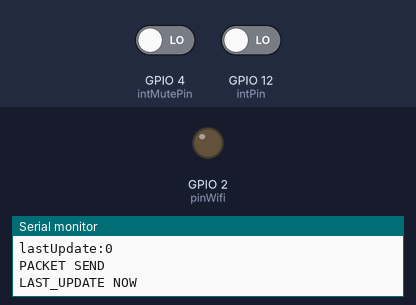
Simulated run of this sketch. Board: ESP8266 (NodeMCU). Shown: output pins drawn as LEDs (lit = HIGH), the last lines printed to the serial monitor. The inputs (shaded band) are chosen by the test bench; at power-on: GPIO 12 (intPin) LOW, GPIO 4 (intMutePin) LOW. WiFi joins after 1.5 s; servers stay silent unless stated.

Above: at 2.7 s.
2.8 s: GPIO 12 (intPin) driven HIGH
At 3.6 s:
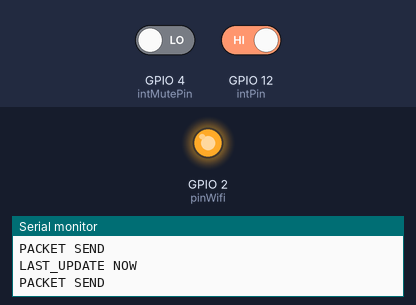
4.5 s: GPIO 4 (intMutePin) driven HIGH
At 4.8 s:
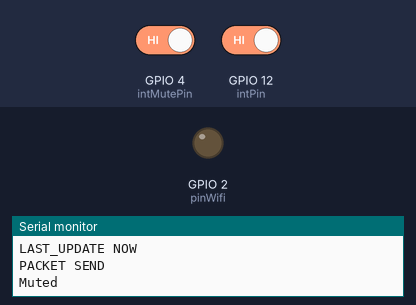
Timing chart, 0 to 7.5 s (numbered marks = the images above; inputs shaded):
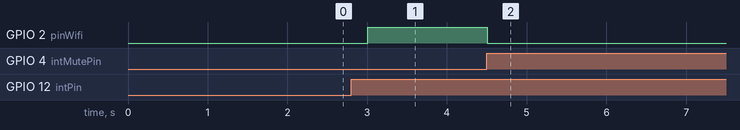

Measured:
- after the input at 2.8 s, GPIO 2 (pinWifi): LOW → HIGH after 0.21 s
- after the input at 4.5 s, GPIO 2 (pinWifi): HIGH → LOW at once

The sketch:

wifi.ino
```cpp
#include <ESP8266WiFi.h>
#include <WiFiUdp.h>

#ifndef STASSID
#define STASSID "SSID"
#define STAPSK "password"
#endif


IPAddress local_IP(192, 168, 0, 177);
IPAddress gateway(192, 168, 0, 1);
IPAddress subnet(255, 255, 255, 0);
IPAddress remote_IP(192, 168, 0, 178);

const unsigned int remote_port = 58870;
unsigned int localPort = 8888;

char packetBuffer[UDP_TX_PACKET_MAX_SIZE + 1];
char ReplyBuffer[50] = "CALLING\r\n\0";
WiFiUDP Udp;
const int intPin = 12;
const int intMutePin = 4;
const int pinWifi = 2;
unsigned long counter = 0;
volatile unsigned long lastInterrupt = 0;
volatile bool send_now = false;
volatile unsigned long lastCall = 0;
unsigned long lastUpdate = 0;
const unsigned int TIME_UPDATE_STATUS = 1000*5*60;
const unsigned int TIME_BW_CALLING= 1000*45 ;
const unsigned int TIME_SIGNALING_WIFI= 1000*2;
const unsigned int TIME_BT_PACKET = 1000*2;
const unsigned int BURST_TOTAL = 3;
volatile unsigned long now = 0;
volatile bool mute = false;
volatile unsigned long mute_time = 0;
const unsigned int TIME_MUTING = 3*1000;

unsigned int BURST_COUNT = 0;
bool wifi_restart = false;
String reply_str ="ack";

void setup() {
  Serial.begin(115200);

  Serial.println("ESP8266");

  pinMode(intPin, INPUT);//INPUT_PULLUP);
  pinMode(pinWifi, OUTPUT);
  digitalWrite(pinWifi, LOW);

  if (!WiFi.config(local_IP, gateway, subnet)) {
    Serial.println("STA Failed to configure");
  }
  WiFi.mode(WIFI_STA);
  WiFi.begin(STASSID, STAPSK);
  while (WiFi.status() != WL_CONNECTED) {
    Serial.print('.');
    delay(500);
  }
  Serial.print("Connected! IP address: ");
  Serial.println(WiFi.localIP());
  Serial.printf("UDP server on port %d\n", localPort);
  Udp.begin(localPort);
  attachInterrupt(digitalPinToInterrupt(intPin), callIntercepted, CHANGE);
  attachInterrupt(digitalPinToInterrupt(intMutePin), MuteIntercepted, CHANGE);

}

void loop() {
  now = millis();

  //overflow millis thing, *now* never is greater except when there is concurrency (almost impossible here)
  if(now < lastCall || now < lastUpdate || now < lastInterrupt){
    lastCall = now;
    lastUpdate = now;
    lastInterrupt = now;
    Serial.println("Resetting for avoid overflow millis()");
    reply_str = String("UPDATE, ")+String(now)+String(", warning: Resetting for avoid overflow millis()\r\n");
    send_message_update(reply_str);
  }

  if (mute){
    if(send_now){
      digitalWrite(pinWifi, LOW);
      send_now = false;
    }

    Serial.println("Muted");
    if ( (mute_time+TIME_MUTING) < now){
      mute = false;
    }
  }
  else if (send_now){
    digitalWrite(pinWifi, HIGH);
    if (lastCall+(BURST_COUNT*TIME_BT_PACKET) < now || lastInterrupt == lastCall){
      reply_str = String("CALLING, ")+String(lastCall)+String("\r\n");
      send_message_update(reply_str);
      lastCall = now;
      if (BURST_TOTAL <= BURST_COUNT){
        BURST_COUNT = 0;
        send_now = false;
        digitalWrite(pinWifi, LOW);
      } else {
        BURST_COUNT = BURST_COUNT + 1;
      }
    }
  } else {
      if (WiFi.status() != WL_CONNECTED) {
      Serial.println("Reconnecting wifi");
      WiFi.mode(WIFI_STA);
      WiFi.config(local_IP, gateway, subnet);
      delay(10);
      WiFi.begin(STASSID, STAPSK);
      for ( int i = 0; i < 300; i++) {
        if (WiFi.status() == WL_CONNECTED) {
          reply_str = String("WIFIOFF, ")+String(now)+String("\r\n");
          send_message_update(reply_str);
          break;}
        delay(100);
      }
    }

    if (WiFi.status() != WL_CONNECTED) {
      delay(5000);
      ESP.restart();
      wifi_restart = true;
    }
  }

  if (!send_now && (lastUpdate == 0 || (lastUpdate+TIME_UPDATE_STATUS) < now || wifi_restart))
  {
    Serial.println("now:" + String(now));
    Serial.println("lastUpdate:" + String(lastUpdate));
    reply_str = String("UPDATE, ")+String(now)+String("\r\n");
    if (wifi_restart){
      wifi_restart = false;
      reply_str = reply_str + String(", wifi_restart");
    }

    send_message_update(reply_str);

    Serial.println("LAST_UPDATE NOW");

    lastUpdate = now;

  }
  delay(750);
}

void send_message_update(String reply){
    Udp.beginPacket(remote_IP, remote_port);
    reply.toCharArray(ReplyBuffer,reply_str.length() + 1);
    Udp.write(ReplyBuffer);
    Udp.endPacket();
    Serial.println("PACKET SEND");
}


//RAM_ATTR
ICACHE_RAM_ATTR void callIntercepted() {
  //cli();
  if (lastInterrupt == 0 || (now-lastInterrupt) >=TIME_BW_CALLING){
    lastCall = now;
    lastInterrupt = now;
    send_now = true;
  }
  //sei();
}

ICACHE_RAM_ATTR void MuteIntercepted() {
  //cli();
  if (!mute){
    mute_time = now;
    mute = true;
  }
  //sei();
}
```
